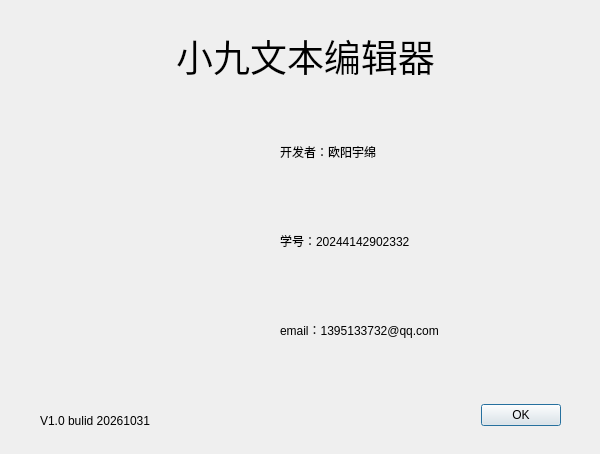
<?xml version="1.0" encoding="UTF-8"?>
<ui version="4.0">
 <class>AboutDialog</class>
 <widget class="QDialog" name="AboutDialog">
  <property name="geometry">
   <rect>
    <x>0</x>
    <y>0</y>
    <width>600</width>
    <height>454</height>
   </rect>
  </property>
  <property name="minimumSize">
   <size>
    <width>600</width>
    <height>454</height>
   </size>
  </property>
  <property name="windowTitle">
   <string>Dialog</string>
  </property>
  <widget class="QLabel" name="label">
   <property name="geometry">
    <rect>
     <x>30</x>
     <y>10</y>
     <width>551</width>
     <height>91</height>
    </rect>
   </property>
   <property name="font">
    <font>
     <family>Agency FB</family>
     <pointsize>28</pointsize>
    </font>
   </property>
   <property name="text">
    <string>小九文本编辑器</string>
   </property>
   <property name="alignment">
    <set>Qt::AlignCenter</set>
   </property>
   <property name="wordWrap">
    <bool>false</bool>
   </property>
  </widget>
  <widget class="QLabel" name="label_5">
   <property name="geometry">
    <rect>
     <x>30</x>
     <y>110</y>
     <width>231</width>
     <height>261</height>
    </rect>
   </property>
   <property name="styleSheet">
    <string notr="true">border-image: url(:/img/note.png);</string>
   </property>
   <property name="text">
    <string/>
   </property>
   <property name="wordWrap">
    <bool>true</bool>
   </property>
  </widget>
  <widget class="QLabel" name="label_6">
   <property name="geometry">
    <rect>
     <x>40</x>
     <y>380</y>
     <width>261</width>
     <height>81</height>
    </rect>
   </property>
   <property name="text">
    <string>V1.0 bulid 20261031</string>
   </property>
   <property name="wordWrap">
    <bool>false</bool>
   </property>
  </widget>
  <widget class="QDialogButtonBox" name="buttonBox">
   <property name="geometry">
    <rect>
     <x>380</x>
     <y>380</y>
     <width>181</width>
     <height>71</height>
    </rect>
   </property>
   <property name="orientation">
    <enum>Qt::Horizontal</enum>
   </property>
   <property name="standardButtons">
    <set>QDialogButtonBox::Ok</set>
   </property>
  </widget>
  <widget class="QWidget" name="">
   <property name="geometry">
    <rect>
     <x>280</x>
     <y>110</y>
     <width>321</width>
     <height>261</height>
    </rect>
   </property>
   <layout class="QVBoxLayout" name="verticalLayout">
    <property name="sizeConstraint">
     <enum>QLayout::SetDefaultConstraint</enum>
    </property>
    <item>
     <widget class="QLabel" name="label_2">
      <property name="text">
       <string>开发者：欧阳宇绵</string>
      </property>
     </widget>
    </item>
    <item>
     <widget class="QLabel" name="label_3">
      <property name="text">
       <string>学号：20244142902332</string>
      </property>
      <property name="wordWrap">
       <bool>false</bool>
      </property>
     </widget>
    </item>
    <item>
     <widget class="QLabel" name="label_4">
      <property name="text">
       <string>email：1395133732@qq.com</string>
      </property>
     </widget>
    </item>
   </layout>
  </widget>
 </widget>
 <resources/>
 <connections>
  <connection>
   <sender>buttonBox</sender>
   <signal>accepted()</signal>
   <receiver>AboutDialog</receiver>
   <slot>accept()</slot>
   <hints>
    <hint type="sourcelabel">
     <x>248</x>
     <y>254</y>
    </hint>
    <hint type="destinationlabel">
     <x>157</x>
     <y>274</y>
    </hint>
   </hints>
  </connection>
  <connection>
   <sender>buttonBox</sender>
   <signal>rejected()</signal>
   <receiver>AboutDialog</receiver>
   <slot>reject()</slot>
   <hints>
    <hint type="sourcelabel">
     <x>316</x>
     <y>260</y>
    </hint>
    <hint type="destinationlabel">
     <x>286</x>
     <y>274</y>
    </hint>
   </hints>
  </connection>
 </connections>
</ui>
